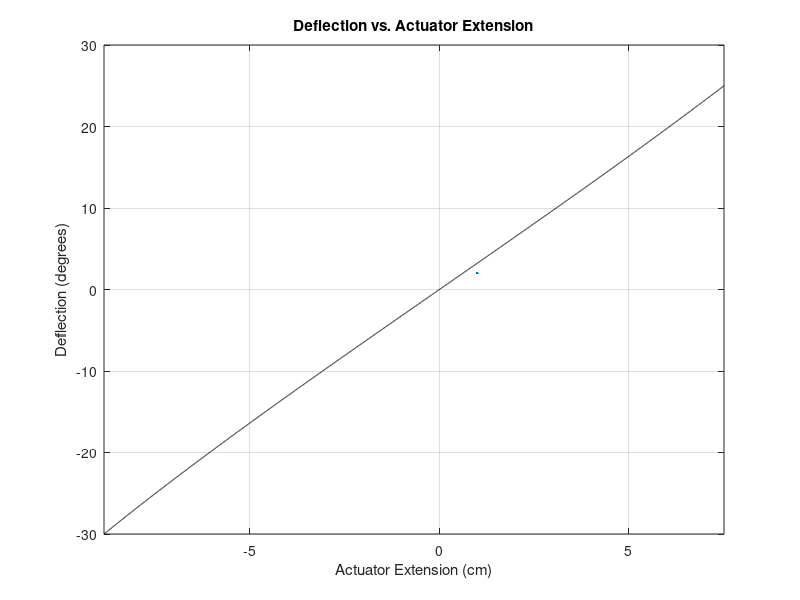

Here is the MATLAB script that generated this plot:
% 1. Providing the required data

d = 1.36124; % m
a = 1.37276; % m

% 2. Calculating stuff

alpha = rad2deg(asin(d/a));
r = sqrt(a^2 - d^2);

% 3. Defining deflection limits

deflection_min = 25; % deg
deflection_max = -30; % deg
deflection = deflection_max:0.01:deflection_min;

% 4. Finding corresponding actuator extension

extension = sqrt(a^2 + r^2 - 2.*a.*r.*cos(deg2rad(alpha+deflection))) - d;

% 5. Plotting

figure('Name', 'Actuator vs Deflection Relation')
plot(extension*100, deflection, 'black', LineWidth=2);
ylabel('Deflection (degrees)');
xlabel('Actuator Extension (cm)');
xlim([min(extension*100) max(extension*100)])
title('Deflection vs. Actuator Extension');
grid on;
